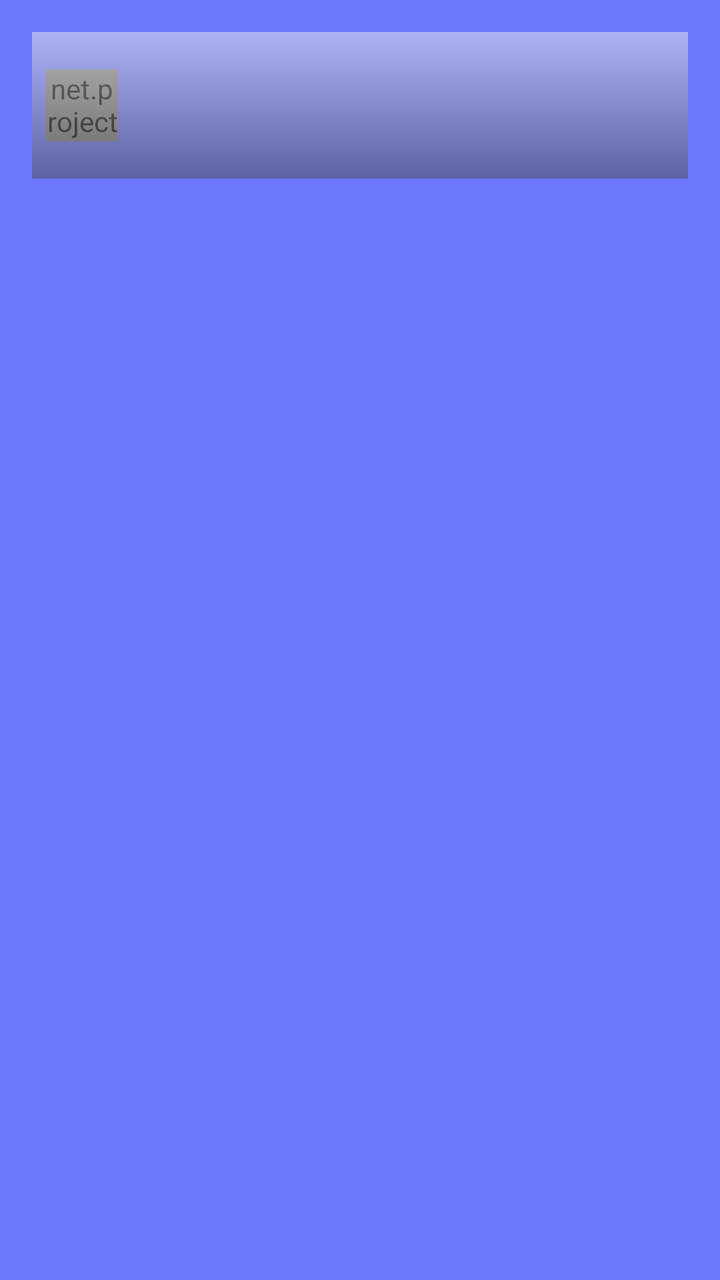
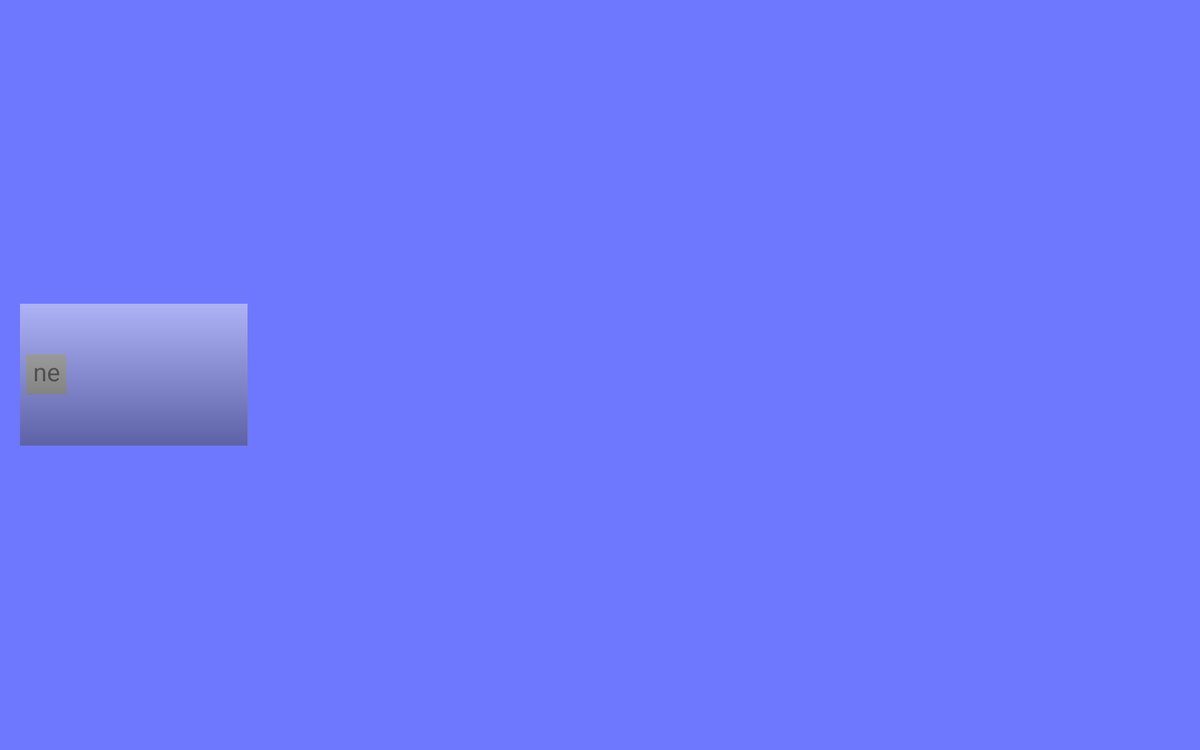

Compare how this app lays out the same screen by default and in its alternative resource folder. The renders come first, then the two layout files and the values they reference.
<!-- AndroidManifest.xml: application theme AppTheme -->
<!-- res/layout/activity_game.xml -->
<FrameLayout xmlns:android="http://schemas.android.com/apk/res/android"
    xmlns:tools="http://schemas.android.com/tools"
    android:id="@+id/rootView"
    android:layout_width="match_parent"
    android:layout_height="match_parent"
    android:paddingLeft="0dp"
    android:paddingRight="0dp"
    android:paddingTop="0dp"
    android:paddingBottom="0dp"
    android:background="@color/sky_0"
    tools:context=".ActivityGame">

    <ImageView android:id="@+id/ivStars"
        android:src="@drawable/stars"
        android:layout_width="match_parent"
        android:layout_height="match_parent"
        android:scaleType="centerCrop"
        android:alpha="0.0"/>

    <LinearLayout
        android:orientation="vertical"
        android:layout_width="match_parent"
        android:layout_height="match_parent"
        android:paddingLeft="@dimen/game_horizontal_padding"
        android:paddingRight="@dimen/game_horizontal_padding"
        android:paddingTop="@dimen/game_vertical_padding"
        android:paddingBottom="@dimen/game_vertical_padding" >

        <FrameLayout
            android:id="@+id/gameBar"
            android:layout_width="match_parent"
            android:layout_height="0dp"
            android:layout_weight="@integer/game_title_weight_small"
            android:layout_marginTop="@dimen/game_bar_margin_top"
            android:layout_marginBottom="@dimen/game_bar_margin_bottom"
            android:layout_marginLeft="@dimen/game_bar_horizontal_margin"
            android:layout_marginRight="@dimen/game_bar_horizontal_margin">

            <include android:id="@+id/compositeTitle"
                android:layout_width="match_parent"
                android:layout_height="match_parent"
                layout="@layout/button" />

        </FrameLayout>

        <FrameLayout
            android:id="@+id/gameFrame"
            android:layout_width="match_parent"
            android:layout_height="0dp"
            android:layout_weight="@integer/game_frame_weight">
        </FrameLayout>

        <FrameLayout
            android:id="@+id/butFrameNext"
            android:layout_width="wrap_content"
            android:layout_height="0dp"
            android:layout_weight="@integer/game_next_weight"
            android:layout_gravity="center_horizontal"
            android:layout_marginTop="@dimen/game_next_margin"
            android:visibility="invisible">

            <Button
                android:id="@+id/butNext"
                android:layout_width="match_parent"
                android:layout_height="match_parent"
                android:onClick="finnishFragment"
                android:background="@null"/>
            <net.project104.civyshkbirds.ImageViewScaling
                android:id="@+id/imgNext"
                android:layout_width="match_parent"
                android:layout_height="match_parent"
                android:scaleType="centerInside"
                android:src="@drawable/icon_next"
                android:layout_gravity="center" />
        </FrameLayout>
    </LinearLayout>
</FrameLayout>
<!-- res/layout/button.xml (included above) -->
<?xml version="1.0" encoding="utf-8"?>
<RelativeLayout xmlns:android="http://schemas.android.com/apk/res/android"
    android:layout_width="match_parent"
    android:layout_height="0dp"
    android:layout_weight="1"
    android:layout_margin="0dp">

    <Button
        android:tag="button"
        android:layout_width="match_parent"
        android:layout_height="match_parent"
        android:background="@drawable/button_background"
        android:textSize="@dimen/font_size_button"/>

    <net.project104.civyshkbirds.ImageViewScaling
        android:tag="icon"
        android:layout_width="@dimen/button_icon_size"
        android:layout_height="@dimen/button_icon_size"
        android:layout_alignParentLeft="true"
        android:layout_centerVertical="true"
        android:layout_margin="@dimen/button_icon_margin"/>

    <View
        android:tag="line_top"
        android:layout_width="match_parent"
        android:layout_height="@dimen/line_width"
        android:background="@color/button_top_line"
        android:layout_alignParentTop="true"/>

    <View
        android:tag="line_bot"
        android:layout_width="match_parent"
        android:layout_height="@dimen/line_width"
        android:background="@color/button_bot_line"
        android:layout_alignParentBottom="true"/>

</RelativeLayout>
<!-- resources referenced by this layout -->
<resources>
  <color name="button_bot_line">#ff222222</color>
  <color name="button_top_line">#ffeeeeee</color>
  <color name="sky_0">#6e78ff</color>
  <dimen name="button_icon_margin">7dp</dimen>
  <!-- from res/values-sw360dp/ -->
  <dimen name="button_icon_size">36dp</dimen>
  <!-- from res/values-sw360dp/ -->
  <dimen name="font_size_button">18sp</dimen>
  <dimen name="game_bar_horizontal_margin">0dp</dimen>
  <dimen name="game_bar_margin_bottom">8dp</dimen>
  <dimen name="game_bar_margin_top">0dp</dimen>
  <dimen name="game_horizontal_padding">@dimen/activity_horizontal_margin</dimen>
  <dimen name="game_next_margin">12dp</dimen>
  <dimen name="game_vertical_padding">@dimen/activity_vertical_margin</dimen>
  <!-- drawable button_background (drawable) -->
  <?xml version="1.0" encoding="utf-8"?>
  <shape xmlns:android="http://schemas.android.com/apk/res/android">
      <gradient
          android:startColor="@color/button_top_bg"
          android:endColor="@color/button_bot_bg"
          android:angle="270" />
      <corners android:radius="0dp" />
  </shape>
  <!-- drawable icon_next: png bitmap (drawable-hdpi, 6758 bytes) -->
  <!-- drawable stars: png bitmap (drawable-hdpi, 22965 bytes) -->
  <integer name="game_frame_weight">18</integer>
  <integer name="game_next_weight">3</integer>
  <integer name="game_title_weight_small">3</integer>
  <style name="AppTheme" parent="Theme.AppCompat.Light.DarkActionBar">
          <item name="android:textSize">20sp</item>
      </style>
  <dimen name="activity_horizontal_margin">16dp</dimen>
  <dimen name="activity_vertical_margin">16dp</dimen>
  <color name="button_top_bg">#7feeeeee</color>
  <color name="button_bot_bg">#7f4c4c4c</color>
</resources>
<!-- res/layout-sw600dp-land/activity_game.xml (the author's variant of the layout above) -->
<!-- drawn on a 7-inch tablet turned sideways -->
<FrameLayout xmlns:android="http://schemas.android.com/apk/res/android"
    xmlns:tools="http://schemas.android.com/tools"
    android:id="@+id/rootView"
    android:layout_width="match_parent"
    android:layout_height="match_parent"
    android:background="@color/sky_0"
    tools:context=".ActivityGame">

    <ImageView android:id="@+id/ivStars"
        android:src="@drawable/stars"
        android:layout_width="match_parent"
        android:layout_height="match_parent"
        android:scaleType="centerCrop"
        android:alpha="0.0"/>

    <LinearLayout
        android:orientation="horizontal"
        android:layout_width="match_parent"
        android:layout_height="match_parent"
        android:paddingLeft="@dimen/game_horizontal_padding"
        android:paddingRight="@dimen/game_horizontal_padding"
        android:paddingTop="@dimen/game_vertical_padding"
        android:paddingBottom="@dimen/game_vertical_padding" >

        <LinearLayout
            android:id="@+id/gameBar"
            android:orientation="vertical"
            android:layout_width="0dp"
            android:layout_height="match_parent"
            android:layout_weight="@integer/game_title_weight_small"
            android:layout_marginRight="@dimen/game_bar_horizontal_margin">

            <View
                android:layout_width="match_parent"
                android:layout_height="0dp"
                android:layout_weight="2" />

            <include android:id="@+id/compositeTitle"
                android:layout_width="match_parent"
                android:layout_height="0dp"
                android:layout_weight="1"
                layout="@layout/button" />

            <FrameLayout
                android:id="@+id/butFrameNext"
                android:layout_width="match_parent"
                android:layout_height="0dp"
                android:layout_weight="2"
                android:layout_gravity="center_horizontal"
                android:visibility="invisible">

                <Button
                    android:id="@+id/butNext"
                    android:layout_width="match_parent"
                    android:layout_height="match_parent"
                    android:onClick="finnishFragment"
                    android:background="@null"/>
                <net.project104.civyshkbirds.ImageViewScaling
                    android:id="@+id/imgNext"
                    android:layout_width="match_parent"
                    android:layout_height="match_parent"
                    android:scaleType="centerInside"
                    android:src="@drawable/icon_next"
                    android:layout_gravity="center" />

            </FrameLayout>

        </LinearLayout>

        <FrameLayout
            android:id="@+id/gameFrame"
            android:layout_width="0dp"
            android:layout_height="wrap_content"
            android:layout_weight="@integer/game_frame_weight" >
        </FrameLayout>
    </LinearLayout>
</FrameLayout>
<!-- resources referenced by the variant -->
<!-- as a 7-inch tablet turned sideways resolves them -->
<resources>
  <color name="button_bot_line">#ff222222</color>
  <color name="button_top_line">#ffeeeeee</color>
  <color name="sky_0">#6e78ff</color>
  <!-- from res/values-sw600dp/ -->
  <dimen name="button_icon_margin">5dp</dimen>
  <!-- from res/values-sw600dp/ -->
  <dimen name="button_icon_size">32dp</dimen>
  <!-- from res/values-sw600dp/ -->
  <dimen name="font_size_button">22sp</dimen>
  <!-- from res/values-sw600dp-land/ -->
  <dimen name="game_bar_horizontal_margin">16dp</dimen>
  <!-- from res/values-sw600dp-land/ -->
  <dimen name="game_horizontal_padding">16dp</dimen>
  <!-- from res/values-sw600dp-land/ -->
  <dimen name="game_vertical_padding">16dp</dimen>
  <!-- drawable button_background (drawable) -->
  <?xml version="1.0" encoding="utf-8"?>
  <shape xmlns:android="http://schemas.android.com/apk/res/android">
      <gradient
          android:startColor="@color/button_top_bg"
          android:endColor="@color/button_bot_bg"
          android:angle="270" />
      <corners android:radius="0dp" />
  </shape>
  <!-- drawable icon_next: png bitmap (drawable-hdpi, 6758 bytes) -->
  <!-- drawable stars: png bitmap (drawable-hdpi, 22965 bytes) -->
  <!-- from res/values-sw600dp-land/ -->
  <integer name="game_frame_weight">12</integer>
  <!-- from res/values-sw600dp-land/ -->
  <integer name="game_title_weight_small">3</integer>
  <!-- from res/values-sw600dp/ -->
  <style name="AppTheme" parent="Theme.AppCompat.Light.DarkActionBar">
          <item name="android:textSize">20sp</item>
      </style>
  <color name="button_top_bg">#7feeeeee</color>
  <color name="button_bot_bg">#7f4c4c4c</color>
</resources>
